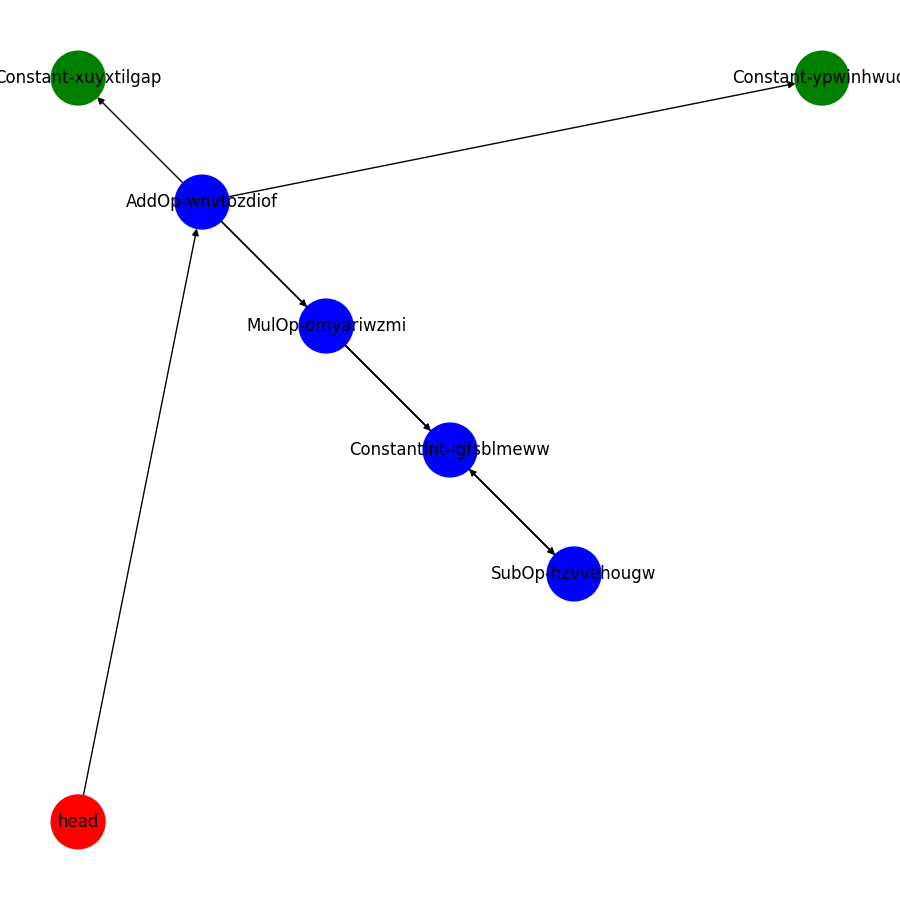

Source code (Python):
import blake3
import json
import re
import matplotlib.pyplot as plt
import networkx as nx
from copy import deepcopy
from random import sample
from networkx.drawing.nx_agraph import graphviz_layout
from itertools import product

from nodes import *
from utils import *

def draw(agent):
    G = agent.to_networkx()
    plt.figure(figsize =(9, 9))
    colors = {
        "head": "red",
        "Constant": "green",
        "Observable": "green",
        }
    nx.draw(
        G,
        node_color=[colors.get(n.split('-')[0],"blue") for n in G],
        pos=graphviz_layout(G, prog="twopi"),
        node_size=1500,
        with_labels=True,
        arrows=True
        )
    plt.savefig("agent.png", format="PNG")

def serialize(agent):
    serialized_nodes = {}
    for node_name, node in agent.nodes.items():
       serialzied_node_data = attrs.asdict(node)
       if hasattr(node, "env"): serialzied_node_data['env'] = None
       serialized_nodes[node_name] = {
           "type": node.__class__.__name__,
           **serialzied_node_data
       }

    return json.dumps({
        "node_domain": agent.node_domain,
        "mutate_domain": agent.mutate_domain,
        "nodes": serialized_nodes
    })

def deserialize(s, env=None):
    data = json.loads(s)
    agent = Agent(node_domain=data["node_domain"], mutate_domain=data["mutate_domain"], env=env)
    for node_name, node_data in data['nodes'].items():
        type_str = node_data.pop("type")
        type_class = get_node_class(type_str)
        if hasattr(type_class, "env"): node_data['env'] = env
        agent.nodes[node_name] = type_class(**node_data)
        if hasattr(type_class, "children"):
            agent.nodes[node_name].children = RDict(
                **dict(
                    (int(i),(c,int(o)))
                    for i,(c,o) in agent.nodes[node_name].children.items()
                )
            )
    agent.head = ('head', agent.nodes['head'])
    return agent

def dfs(node_name, nodes, return_path=False, return_terminal_paths=False, additional_graph=None, repeats=False):
    seen = set()
    if not additional_graph:
        additional_graph = RDict()
    def dfs_helper(search_node_name, path=None):
        if not path:
            path = []
        search_node = nodes[search_node_name]
        path.append(search_node_name)
        if return_path: (yield path)
        if (not return_path) and (not return_terminal_paths): (yield path[-1])
        if (not repeats) and (search_node_name not in seen): seen.add(search_node_name)
        if hasattr(search_node, "children"):
            for _, (child_name, _) in sorted(search_node.children.items(), key=lambda el: el[0]):
                yield from dfs_helper(child_name, path)
            for child_name in additional_graph.get(search_node_name, []):
                yield from dfs_helper(child_name, path)
        else:
            if return_terminal_paths: yield (path)
        path.pop()
    yield from dfs_helper(node_name)

class Agent:
    def __init__(self, node_domain, mutate_domain, env=None):
        self.node_domain = node_domain
        self.mutate_domain = mutate_domain
        self.nodes: dict[str, Node] = RDict()
        self.head: tuple(str, Node) = ("head", None)
        self.env = env

    def set_env(self, new_env):
        for node_name, node in self.nodes.items():
            if isinstance(node, Observable):
                node: Observable = node
                node.env = new_env
        self.env = new_env
        return self

    def fuzz(self, mutations=10000):
        for _ in range(int(mutations)):
            self.mutate()
            print(self())
        return self

    def copy(self, new_env=None):
        ## Create new agent and fill nodes
        new_agent = Agent(self.node_domain, self.mutate_domain, new_env if new_env else self.env)
        for node_name, node in self.nodes.items():
            new_agent.nodes[node_name] = deepcopy(node)
        ## Set children of nodes
        for node_name, node in self.nodes.items():
            if hasattr(node, 'children'):
                for input_num, (child_node_name, output_num) in node.children.items():
                    new_agent.nodes[node_name].children[input_num] = \
                      (child_node_name, output_num)
        new_agent.head = ('head', new_agent.nodes['head'])
        return new_agent

    def to_networkx(self):
        G = nx.DiGraph()
        for node_name, node in self.nodes.items():
            G.add_node(node_name)
            if hasattr(node, 'children'):
                for _,(c,_) in self.nodes[node_name].children.items():
                    G.add_node(c)
                    G.add_edge(node_name, c)
        return G

    def get_hash(self):
        h = blake3.blake3("".encode())
        for node_name in dfs("head", self.nodes, repeats=True):
            h.update(self.nodes[node_name].__class__.__name__.encode())
        return int.from_bytes(h.digest(), 'big')

    def set_basic(self, out_dim):
        nonop_node_classes = list(filter(lambda ncs: not hasattr(get_node_class(ncs[0]), "children"), self.node_domain))
        if not nonop_node_classes: raise Exception("Must be atleast one terminal node class")
        nonop_node_class = nonop_node_classes[randint(0, len(nonop_node_classes)-1)][0]

        name = make_name()
        nodes = [
            Noop(
                name="head",
                ins_range=(0,out_dim),
                outs=out_dim,
                children=RDict(**{
                    0:(name,0),
                })
            ),
            get_node_class(nonop_node_class)(name=name),
        ]
        self.nodes = RDict()
        self.add_nodes(nodes)
        return self

    def noop(self):
        pass

    def stats(self):
        total_nodes = 0
        total_constants = 0
        total_nonconstants = 0
        total_edges = 0
        total_unused_inputs = 0
        total_capacity = 0
        for node_name, n in self.nodes.items():
            total_nodes += 1
            if hasattr(n, "children"):
                total_edges += len(n.children)
                total_unused_inputs += n.ins_range[1] - n.ins_range[0] - len(n.children)
                total_nonconstants += 1
            else:
                total_edges += 0
                total_constants += 1
            total_capacity += n.ins_range[1] - n.ins_range[0]
            if n.__class__ == Constant: total_constants += 1

        all_node_types_str = list(set(uniques(v.__class__.__name__ for v in self.nodes.values())).union(set(n for n,_ in self.node_domain)))

        all_nodes_counts = dict((str(n), 0) for n in all_node_types_str)
        for node_name, node in self.nodes.items(): all_nodes_counts[node.__class__.__name__] += 1

        all_pairs_counts = dict((str(tuple([a,b])), 0) for a,b in product(all_node_types_str,repeat=2))
        paths = list(list(p) for p in dfs("head", self.nodes, return_terminal_paths=True))
        pairs = uniques(chain(*(window(path, 2) for path in paths)))
        pairs_node_type = (tuple([self.nodes[a].__class__.__name__, self.nodes[b].__class__.__name__]) for a,b in pairs)
        for pair in pairs_node_type: all_pairs_counts[str(pair)] += 1

        res = dict(
            total_nodes=total_nodes,
            total_constants=total_constants,
            total_nonconstants=total_nonconstants,
            total_capacity=total_capacity,
            current_capacity=round(total_edges / total_capacity, 3),
            total_edges=total_edges,
            total_unused_inputs=total_unused_inputs,
            deepest=max(map(len, dfs("head", self.nodes, return_path=True))),
            floating_nodes=total_nodes - len(set(dfs("head", self.nodes))),
            **all_nodes_counts,
            **all_pairs_counts,
        )
        return res

    def add_nodes(self, nodes):
        assert "head" in map(lambda n:n.name, nodes), "One node must be the head"

        for n in nodes:
            if n.name == "head":
                self.head = ("head", n)
            self.nodes[n.name] = n

    def get_children_names(self, node_names: list[str]):
        seen = set()
        for node_name in node_names:
            if node_name in seen: continue # Skip if we've already seen the child
            search_name_iter = dfs(node_name, self.nodes, repeats=False)
            for search_node_name in search_name_iter:
                if search_node_name not in seen:
                    yield search_node_name
                    seen.add(search_node_name)

    def get_random_node_name(self):
        node_names = list(self.nodes.keys())
        node_names.remove("head")
        return node_names[randint(0, len(node_names)-1)]

    def get_parent_names(self, node_names: list[str], reassign_dict: dict[str, list] = None):
        node_names = set(node_names)
        parents_unique_names = set()
        for search_node_name, search_node in self.nodes.items():
            for path in dfs(search_node_name, self.nodes, return_path=True, additional_graph=reassign_dict):
                ## found path to a target node
                if path[-1] in node_names:
                    ## yield all the new paths nodes names and add them to the set
                    new_parents_unique_names = set(path) - parents_unique_names
                    yield from new_parents_unique_names
                    parents_unique_names.update(new_parents_unique_names)

    def get_refs_of_node_name(self, node_name):
        '''Yield nodes whose child is "node"'''
        for search_node_name, search_node in self.nodes.items():
            if hasattr(search_node, "children"):
                for child_num, (child_name, out) in search_node.children.items():
                    if node_name == child_name:
                        yield (search_node, child_num)

    def get_random_output_name(self, avoid=None, include_head=False):
        if not avoid:
            avoid = []

        ## Copy nodes, and remove any we want to avoid
        select_nodes = deepcopy(self.nodes)
        select_nodes.pop("head") if not include_head else None
        select_nodes.remove_keys(avoid)

        ## Count the total number of "outs" and return none if there are none
        total_num_outs = sum(node.outs for name, node in select_nodes.items())
        if total_num_outs == 0: return (None, None)

        ## Choose a random "out", countdown, return node from original set
        rand_out = randint(1, total_num_outs)
        out_node_name = None
        for node_name, node in select_nodes.items():
            if rand_out - (node.outs) <= 0:
                out_node_name = node_name
                break
            rand_out -= node.outs
        return out_node_name, rand_out-1

    def get_random_input_name(self, avoid=None, include_head=False):
        if not avoid:
            avoid = []

        ## Copy nodes, and remove any we want to avoid
        select_nodes = deepcopy(self.nodes)
        select_nodes.pop("head") if not include_head else None
        select_nodes.remove_keys(avoid)

        ## count the total number of "inputs"
        total_num_ins = sum(node.ins_range[1] - node.ins_range[0] for name, node in select_nodes.items())
        if total_num_ins == 0: return (None, None)

        rand_in = randint(1, total_num_ins)
        in_node_name = None
        for node_name, node in select_nodes.items():
            if rand_in - (node.ins_range[1] - node.ins_range[0]) <= 0:
                in_node_name = node_name
                break
            rand_in -= (node.ins_range[1] - node.ins_range[0])
        return in_node_name, rand_in-1

    def pop_node(self, node_name):
        pass

    def get_random_child(self, avoid=None):
        if not avoid:
            avoid = []

        ## Copy nodes, and remove any we want to avoid
        select_nodes = deepcopy(self.nodes)
        select_nodes.pop("head")
        select_nodes.remove_keys(avoid)

        ## count all the little children
        total_num_children = sum(
            len(node.children) if hasattr(node, "children") else 0
            for node_name, node in select_nodes.items()
        )
        if total_num_children == 0: return (None, None)

        ## get some child
        some_child_num = randint(0, total_num_children-1) if total_num_children > 1 else 0

        ## get that some child and return it
        def child_iter():
            for node_name, node in select_nodes.items():
                if hasattr(node, "children"):
                    for child_num, (child_name, out) in node.children.items():
                        yield (node_name, child_num)
        return nth(child_iter(), some_child_num)

    def make_new_node(self, only_children=False):
        ## init random node with no children
        nd = []
        if only_children:
            nd = list(filter(lambda el:hasattr(get_node_class(el[0]),"children"),self.node_domain))
            nd = [(n,1/len(nd)) for i,(n,p) in enumerate(nd)]
        else:
            nd = self.node_domain
        node_class_str = np.random.choice([n for n,p in nd], p=[p for n,p in nd])
        node_class = get_node_class(node_class_str)
        if hasattr(node_class,"children"):
            new_node = node_class(
                name=make_name([node_class.__name__]),
                children=RDict()
            )
        elif issubclass(node_class, Observable):
            new_node = node_class(
                name=make_name([node_class.__name__]),
                env=self.env
            )
        else:
            new_node = node_class(
                name=make_name([node_class.__name__])
            )
        return new_node

    def mutate(self):
        try:
            mutation_op = np.random.choice([n for n,p in self.mutate_domain], p=[p for n,p in self.mutate_domain])
            getattr(self, mutation_op)()
        except Exception as e:
            print(e, mutation_op)
            raise e
        return self

    def mutate_n(self, n):
        for _ in range(int(n)):
            self.mutate()
        return self

    def update_random_node_type(self):
        all_node_names = list(self.nodes.keys())
        all_node_names.remove("head")

        all_node_names_only_children = list(
            filter(
                lambda node_name: hasattr(self.nodes[node_name], "children"),
                all_node_names,
            )
        )
        if not all_node_names_only_children: return
        random_node_name = all_node_names_only_children[randint(0,len(all_node_names_only_children)-1)]
        random_node = self.nodes[random_node_name]

        ## choose random node type, add children until it can't take any more
        new_node = self.make_new_node(only_children=True)
        for i,(n,o) in random_node.children.items():
            if len(new_node.children) < (new_node.ins_range[1] - new_node.ins_range[0]):
                new_node.children[i] = (n,o)

        ## change all the references of the random node to the new node
        for ref_node, out_num in self.get_refs_of_node_name(random_node_name):
            _,o = self.nodes[ref_node.name].children[out_num]
            self.nodes[ref_node.name].children[out_num] = (new_node.name,o)

        # add the new node
        self.nodes[new_node.name] = new_node

        ## delete the old node
        del self.nodes[random_node_name]

        return self

    def add_random_node(self):

        ## make a new node
        new_node = self.make_new_node()

        ## catch any quick errors and mutate
        if new_node.name in self.nodes:
            raise Exception("Node name already exists!")
        new_node.mutate()

        ## Find the max number of inputs to our "new" node
        ## then "wire" them in if any
        new_node_num_inputs = new_node.ins_range[1] - new_node.ins_range[0]
        if new_node_num_inputs > 0:
            ## choose a random num of outputs to wire
            num_outputs_to_wire = randint(new_node.ins_atleast, new_node_num_inputs)

            ## wire some random outputs into the "new" node
            for out in range(num_outputs_to_wire):
                out_node_name, num_out = self.get_random_output_name()
                new_node.children[out] = (out_node_name, num_out)

        ## Take the output(s) of this node and feed them in the inputs of some
        ## others
        if not hasattr(new_node, "children"): avoid = None
        else: avoid = set(n for n in self.get_children_names([c for _,(c,_) in new_node.children.items()]))

        num_outputs_to_wire = randint(1, new_node.outs)
        for out in range(num_outputs_to_wire):

            ## find an input that isn't a child of this "new node"
            ## and if all nodes are saturated, just exit
            in_node_name, num_in = self.get_random_input_name(avoid=avoid)
            if not in_node_name: break

            ## make the wire
            self.nodes[in_node_name].children[num_in] = (new_node.name, out)

        ## Add the new node
        self.nodes[new_node.name] = new_node
        return self

    def delete_random_node_and_edges(self, node_name=None):
        if not node_name:
            select_nodes = deepcopy(self.nodes)
            select_nodes.pop('head')
            tobe_deleted_node_name, tobe_deleted_node = select_nodes.random_item()
        elif node_name in self.nodes:
            tobe_deleted_node_name, tobe_deleted_node = node_name, self.nodes[node_name]
        else:
            raise Exception("Bad node name to delete")

        ## stop us from deleting the only terminal node
        if (tobe_deleted_node.ins_atleast == 0) and iter_size(filter(lambda n:n.ins_atleast == 0, self.nodes.values())) == 1:
            # raise Exception("Dag needs atleast one terminal node")
            return

        ## search for references that need to be "deleted" or "reassigned"
        delete_actions = []
        reassign_actions = [] # (search_node, inp_num, (new_child, out))
        for ref_node, ref_node_child_num in self.get_refs_of_node_name(tobe_deleted_node_name):

            ## If there are enough children in this reference node to operate,
            ## then it's safe to delete the edge
            ref_node_deletes = iter_size(filter(lambda item: item[0] == ref_node, delete_actions))
            if (len(ref_node.children) - ref_node_deletes) > ref_node.ins_atleast:
                delete_actions.append((ref_node, ref_node_child_num))
                continue

            ## If the to be deleted node is *not* terminal, reroute the
            ## inputs from the to be deleted node, into this referenced one
            ## but check that the to be deleted not is not a parent of the ref node
            if tobe_deleted_node.ins_atleast > 0:
                did_reassign = False
                for inp, (new_child_name, out) in sample(list(tobe_deleted_node.children.items()), len(tobe_deleted_node.children)):
                    if ref_node.name not in self.get_parent_names([tobe_deleted_node.name]):
                        reassign_actions.append((ref_node, ref_node_child_num, (new_child_name, out)))
                        did_reassign = True
                        break
                if did_reassign:
                    continue

            ## the important edge case ...
            ## 1. The to be deleted node *is* terminal
            ## 2. the reference node edge can't be deleted, it *must* be rerouted to some output
            ## <- get the nodes who need the "reference node" to be evaluated
            ##    including those that will potentially be reassigned
            reassign_dict = RDict()
            for reassign_ref_node, reassign_ref_node_child_num, (new_child_name, out) in reassign_actions:
                if reassign_ref_node.name not in reassign_dict:
                    reassign_dict[reassign_ref_node.name] = [new_child_name]
                else:
                    reassign_dict[reassign_ref_node.name].append(new_child_name)
            recently_reassigned_nodes_whose_children_contain_current_ref = uniques(
                map(
                    lambda item: item[0].name,
                    filter(
                        lambda item: (
                            ref_node.name in dfs(
                                item[2][0],
                                self.nodes,
                                additional_graph=reassign_dict
                            )
                        ),
                        reassign_actions
                    )
                )
            )

            ## Get all the parents of these recently reassigned nodes
            node_names_recently_reassigned_to_current_ref = \
              map(lambda item: item[0].name,filter(lambda item: item[2][0] == ref_node.name, reassign_actions))
            parents_of_nodes_recently_reassigned_to_current_ref = uniques(
                parent_name
                for parent_name in self.get_parent_names(list(node_names_recently_reassigned_to_current_ref), reassign_dict=reassign_dict)
            )

            ## Get the parents of the curent ref node
            ref_node_parent_names = uniques(self.get_parent_names([ref_node.name], reassign_dict=reassign_dict))

            influenced_nodes_names = chain(
                [tobe_deleted_node_name],
                recently_reassigned_nodes_whose_children_contain_current_ref,
                ref_node_parent_names,
                parents_of_nodes_recently_reassigned_to_current_ref,
            )

            ## Try to find a random output the "search node" can "hook" into
            out_node, num_out = self.get_random_output_name(avoid=influenced_nodes_names)
            if not out_node:
                return

            ## Reassign the ref node edge
            reassign_actions.append((ref_node, ref_node_child_num, (out_node, num_out)))
            continue

        ## run all the delete actions
        for n, d_inp_num in delete_actions:
            del n.children[d_inp_num]

        ## run all the reassign actinos
        for n, r_inp_num, (out_node, num_out) in reassign_actions:
            n.children[r_inp_num] = (out_node, num_out)

        ## we can now delete the node
        del self.nodes[tobe_deleted_node_name]
        return self

    def add_random_edge(self):
        out_node_name, num_out = self.get_random_output_name()
        in_node_name, num_in = self.get_random_input_name(avoid=self.get_children_names([out_node_name]))
        if not in_node_name:
            return
        self.nodes[in_node_name].children[num_in] = (out_node_name, num_out)
        return self

    def update_random_edge(self):
        out_node_name, num_out = self.get_random_output_name()

        ## Get some child that isn't a child of the random output node
        in_node_name, num_in = self.get_random_child(avoid=self.get_children_names([out_node_name]))
        if not in_node_name:
            return

        ## update the edge
        self.nodes[in_node_name].children[num_in] = (out_node_name, num_out)
        return self

    def update_head_edges(self):
        for inp, (child_name, out) in self.nodes["head"].children.items():
            self.nodes["head"].children[inp] = self.get_random_output_name()
        return self

    def delete_random_edge(self):
        nodes_names_with_spare_edges = []
        for node_name, node in self.nodes.items():
            ## ignore constants
            if (node.ins_range[1] - node.ins_range[0]) == 0: continue

            ## if there are spare children, any of them are fair game
            if len(node.children) > node.ins_atleast:
                nodes_names_with_spare_edges += [
                    (node_name, child_id) for child_id in node.children.keys()
                ]

        ## end if there are no spare edges
        if len(nodes_names_with_spare_edges) == 0: return False

        ## choose the edge and delete it
        n_name, child_id_to_delete = choice(nodes_names_with_spare_edges)
        del self.nodes[n_name].children[child_id_to_delete]
        return self

    def update_weight(self):
        has_weights = lambda k: hasattr(self.nodes[k],"weights") or hasattr(self.nodes[k],"coord")
        weight_nodes_names = list(filter(has_weights,self.nodes.keys()))
        if weight_nodes_names:
            self.nodes[choice(weight_nodes_names)].mutate()
        return self

    def prune(self):
        new_nodes = RDict()
        for node_name in dfs("head", self.nodes):
            new_nodes[node_name] = self.nodes[node_name]
        self.nodes = new_nodes
        return self

    def simplify(self):
        def simplify_helper():
            for node_name in dfs("head", self.nodes):
                if hasattr(self.nodes[node_name], "children"):
                    if len(self.nodes[node_name].children) == 1:
                        i,(node_child_name,o) = list(self.nodes[node_name].children.items())[0]
                        if hasattr(self.nodes[node_child_name], "children"):
                            if len(self.nodes[node_child_name].children) == 1:
                                # "node_child_name" is a noop node
                                ii,(node_child_child_name,oo) = list(self.nodes[node_child_name].children.items())[0]
                                self.nodes[node_name].children[i] = \
                                    (node_child_child_name,oo)
                                del self.nodes[node_child_name]
            return self
        h = self.get_hash()
        h_p = simplify_helper().get_hash()
        while h != h_p:
            h = h_p
            h_p = simplify_helper().get_hash()
        return self

    def __call__(self):
        return evaluate("head", self.nodes)
